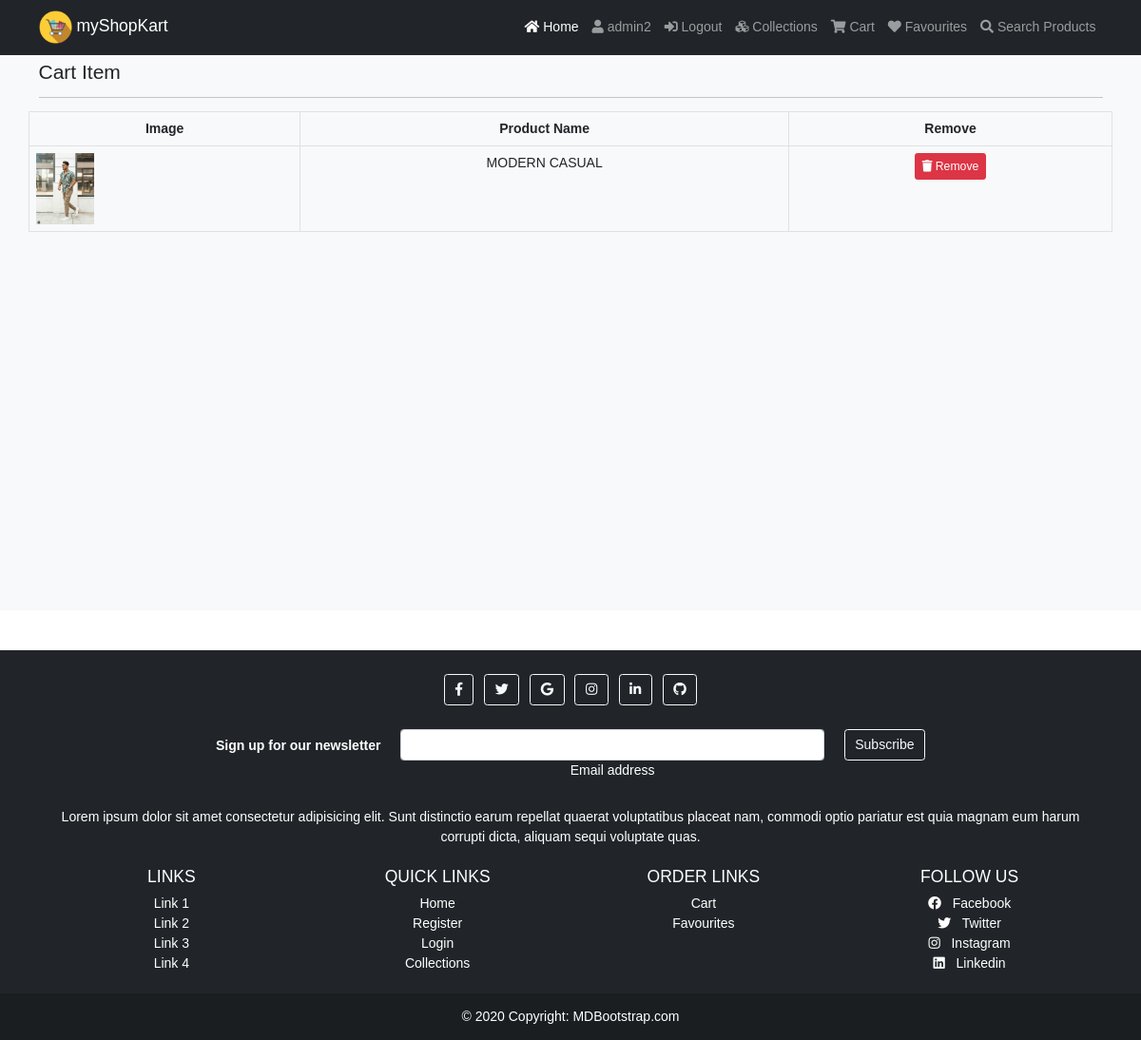
Page /favviewpage (signed in) on the committed database.
### app/models.py (models this page shows, shortened)
class Favourite(models.Model):
    user= models.ForeignKey(User, on_delete=models.CASCADE)
    Product = models.ForeignKey(Product, on_delete=models.CASCADE)
    created_at = models.DateTimeField(auto_now_add=True)

class Product(models.Model):
    category = models.ForeignKey(Category, on_delete=models.CASCADE)
    name=models.CharField(max_length=150, null=False, blank=False)
    vendor=models.CharField(max_length=150, null=False, blank=False)
    product_image = models.ImageField(upload_to=getFileName, null=True, blank=True)
    quantity = models.IntegerField(null=False, blank=False)
    original_price = models.FloatField(null=False, blank=False)
    selling_price = models.FloatField(null=False, blank=False)
    description = models.TextField(max_length=500, null=False, blank=False)
    status = models.BooleanField(default=False, help_text="0-show, 1-Hidden")
    trending = models.BooleanField(default=False, help_text="0-default, 1-Trending")
    created_at = models.DateTimeField(auto_now_add=True)

### app/views.py (the view)
# urls.py: path('favviewpage', views.fav_view_page, name='favviewpage'),
def fav_view_page(request):
    if request.user.is_authenticated:
        fav = Favourite.objects.filter(user=request.user)
        return render(request, 'shop/fav.html', {"fav":fav})
    else:
        return redirect("/")

### app/templates/shop/fav.html (shortened to what this page needs)
{% extends 'shop/layouts/main.html' %}
{% block content %}
<section class="bg-light py-4 my-5" style="min-height: 600px;">
    <div class="container">
        <div class="row">
            <div class="col-12">
                <h4 class="mb-3">Cart Item</h4>
                <hr style="border-color: #b8bfc2;">
            </div>
            <table class="table table-bordered">
                <tr>
                    <th class="text-center">Image</th>
                    <th class="text-center">Product Name</th>
                    <th class="text-center">Remove</th>
                </tr>
                {% for item in fav %}
                <tr>
                    <td><img src="{{item.Product.product_image.url}}" alt="" height="75px" alt="{{item.product.name}}"></td>
                    <td class="text-center">{{item.Product.name}}</td>
                    <td class="text-center"><a href="{% url 'remove_fav'  item.id %}" onclick="return confirm('Are you sure? to Remove')" class="btn btn-danger btn-sm"><i class="fa fa-trash"></i> Remove</button></td>
                </tr>
                {% endfor %}
            </table>
        </div>
    </div>
</section>
{% endblock content %}

### app/templates/shop/inc/navbar.html (shortened to what this page needs)
{% load static %}
<nav class="navbar navbar-expand-lg navbar-dark bg-dark fixed-top">
    <div class="container">
      <a class="navbar-brand" href="{% url 'home' %}"> <img src="{% static 'images/icon.png' %}" alt="" height="35px" width="fit-content"> myShopKart</a>
      <div class="collapse navbar-collapse" id="navbarSupportedContent">
        <div class="navbar-nav ms-auto">
          <a class="nav-link active"  id="nav_d" aria-current="page" href="{% url 'home' %}"><i class="fa fa-home"></i> Home</a>
          {% if request.user.is_authenticated %}
          <a class="nav-link" id="nav_d">  <i class="fa fa-user"></i> {{request.user}}</a>
          <a class="nav-link" href="{% url 'logout' %}" id="nav_d"><i class="fas fa-sign-in-alt"></i> Logout</a>
          {% else %}
          <a class="nav-link"  id="nav_d" href="{% url 'reg' %}"><i class="fa fa-user"></i> Register</a>
          <a class="nav-link"  id="nav_d" href="{% url 'login' %}"><i class="fas fa-sign-in-alt"></i> Login</a>
          {% endif %}
          <a class="nav-link" id="nav_d"  href="{% url 'collections' %}"><i class="fa fa-cubes"></i> Collections</a>
          <a class="nav-link"  id="nav_d" href="{% url 'cart' %}"><i class="fa fa-shopping-cart"></i> Cart</a>
          <a class="nav-link"  id="nav_d" href="{% url 'favviewpage' %}"><i class="fa fa-heart"></i> Favourites</a>
          <a class="nav-link"  id="nav_d" href="{% url 'searchPage' %}"><i class="fa fa-search"></i> Search Products</a>
        </div>
      </div>
    </div>
  </nav>

### static/css/style2.css (style rules this page uses)
HTML { font-size: 14px; }
body { font-family: sans-serif; }
a { text-decoration: none; }
#nav_d { transition: letter-spacing 1s; }

### static/css/style.css (style rules this page uses)
HTML { font-size: 14px; }
body { font-family: sans-serif; }
a { text-decoration: none; }
#nav_d { transition: letter-spacing 1s; }

### rows in the picture
Favourite: Product.product_image (picture), Product.name "MODERN CASUAL"

### other values in the picture
{{ request.user }} "admin2"
